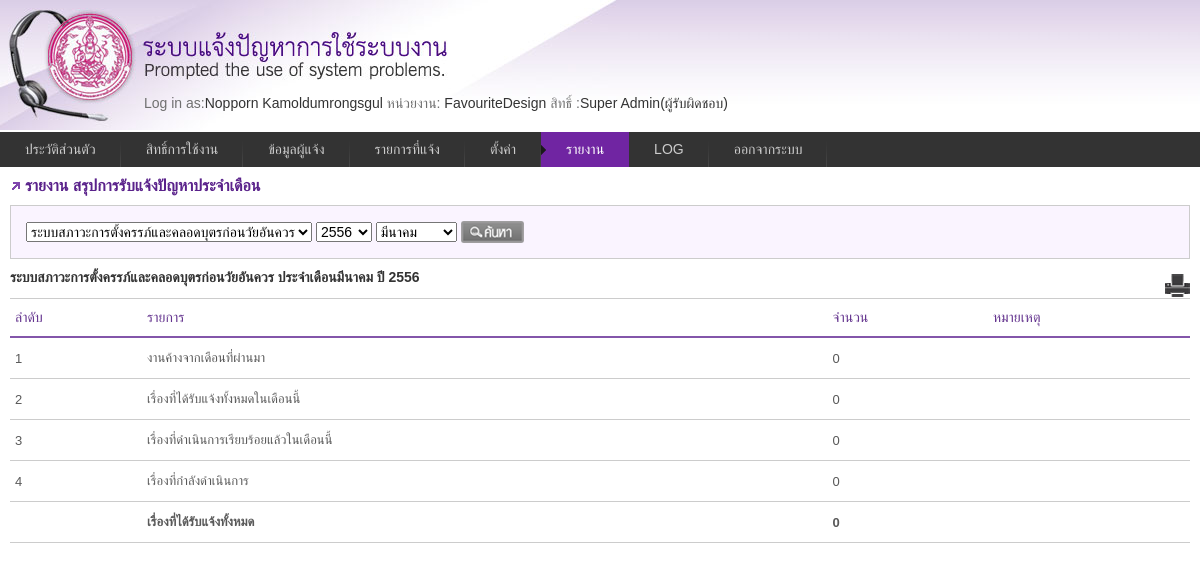
Screenshot of /report.php?act=list1 (signed in) with the database file from the repository.
### tables this page shows
CREATE TABLE `informent` (
  `ID` int(11) NOT NULL auto_increment,
  `Code` varchar(10) default NULL,
  `Name` varchar(50) default NULL,
  `lastname` varchar(50) default NULL,
  `usertypeid` int(11) default NULL,
  `UserGroupID` int(11) default NULL,
  `DepartmentID` int(11) default NULL,
  `DivisionID` int(11) default NULL,
  `GroupID` int(11) default NULL,
  `HumanType` int(11) default NULL,
  `IdCard` varchar(17) default NULL,
  `Tel` varchar(11) default NULL,
  `Email` varchar(255) default NULL,
  `Password` varchar(50) default NULL,
  `DateRegister` datetime default NULL,
  PRIMARY KEY  (`ID`)
);

CREATE TABLE `usergroup` (
  `ID` int(10) NOT NULL auto_increment,
  `Code` varchar(10) default NULL,
  `UserGroupName` varchar(50) default NULL,
  `UserDate` date default NULL,
  `CanAccessAll` char(10) default NULL,
  `level` char(1) default NULL,
  PRIMARY KEY  (`ID`)
);

CREATE TABLE `system` (
  `ID` int(10) NOT NULL auto_increment,
  `Code` varchar(10) default NULL,
  `SystemName` varchar(200) default NULL,
  `name_eng` varchar(255) default NULL,
  PRIMARY KEY  (`ID`)
);

### include/function.php (called while the page is built, shortened)
<?php
function GetData($tablename, $id)
{
    if($id!='' && $tablename !='')
    {
      $result = mysql_query("SELECT * FROM ".$tablename." WHERE ID=".$id) or die("Error".mysql_error());
      $row = mysql_fetch_array($result);
    }
    return @$row;
}
function GetUserType($id){
	 $type=array("","ผู้รับผิดชอบ","ผู้ประสานงาน ","เจ้าของระบบ","ผู้ใช้งาน");
	 return $type[$id];
}
  function GetMonthName($type,$no)
{
  if($type=='full')
  {
    $monthName = array('','มกราคม','กุมภาพันธ์','มีนาคม','เมษายน','พฤษภาคม','มิถุนายน','กรกฏาคม','สิงหาคม','กันยายน','ตุลาคม','พฤศจิกายน','ธันวาคม');
  }
  else
  {
    $monthName = array('','ม.ค.','ก.พ.','มี.ค.','เม.ย.','พ.ค.','มิ.ย.','ก.ค.','ส.ค.','ก.ย.','ต.ค.','พ.ย.','ธ.ค.');
  }
  return $monthName[$no];
}
function  Systemname($id)
{
	 $result=mysql_query("SELECT systemname FROM system WHERE id=".$id);
	 $item=mysql_fetch_assoc($result);
	 return $item['systemname'];
}
?>

### include/class_userlogin.php (called while the page is built, shortened)
<?php
class UserLogin{
 function GetPermission($pm_code)
 {
	$sql="select * from usergroup_permission where usergroupid=".$_SESSION["usergroupid"]." and code=".$pm_code;
	$result=mysql_query($sql)or die('Invalid query: ' . mysql_error());
	if($result){
		$item=mysql_fetch_assoc($result);
	}else{ $item="";}
	return $item;
 }
}
?>

### report/list1.php (the view, shortened to what this page needs)
<?php
			if($_GET['s_month']==""){
					$s_month=$_GET['s_month'];
			}else{
					$s_month=$_GET['s_month'];
			}
			if($_GET['s_year']==""){
					$s_year=$_GET['s_year'];
				}else{
					$s_year=$_GET['s_year'];
			}
			if($_GET['s_system']==""){
					$sysid=$_GET['s_system'];
				}else {
					$sysid=$_GET['s_system'];
			}
	?>
<h3>รายงาน สรุปการรับแจ้งปัญหาประจำเดือน</h3>
<div id="search">
	<span>
    <form method="GET" id="frmsearch" action="report.php?act=list1">
      <select name="s_system">
        <?php
            $sql="select b.systemname as system,b.id as id from user_systems  a";
			$sql.=" left join system b on a.systemid=b.id";
			$sql.=" where userid='".$_SESSION['id']."'";
			$result=mysql_query($sql);
            while($item=mysql_fetch_assoc($result)):
        ?>
        <option value="<?php echo $item['id'] ?>" <?php echo ($item['id']==@$_GET['s_system'])?"selected":"";?> ><?php echo $item['system']; ?></option>
        <? endwhile; ?>
      </select>
      <select name="s_year">
        <?php
            $result=mysql_query("select year(new_date) as yy  from request_lists  group by year(new_date) order by new_date desc");
            while($item=mysql_fetch_assoc($result)):
        ?>
         <option value="<?php echo $item['yy']; ?>" <?php echo ($item['yy']==@$_GET['s_year'])?"selected":"";?>><?php echo $item['yy']+543; ?></option>
         <?php endwhile; ?>
      </select>
      <select name="s_month">
        <?php for($i=1;$i<=12;$i++): ?>
        <option value="<?php echo $i; ?>" <?php echo ($i==@$_GET['s_month'])?"selected":"";?>><?php echo GetMonthName('full',$i) ?></option>
        <?php endfor; ?>
      </select>
      <input  name="submit" type="submit" value="search" class="btn_search" />
      </form>
  </span>
</div>
<form action="report/print1.php?chk_export=<?php echo $item_10['CanExport']?> " method="post" target="_blank" >
<div id="btnBox"><input type="submit" value="พิมพ์รายงาน"  class="btn_print"  /></div>
<div id="titleReport"><?php echo Systemname(@$sysid)." ประจำเดือน".GetMonthName('full',@$s_month)." ปี ".@$s_year_th=$s_year+543; ?></div>
<table class="tblist">
<tr>
  <th>ลำดับ</th>
  <th>รายการ</th>
  <th>จำนวน</th>
  <th>หมายเหตุ</th>
  </tr>
<tr>
  <td>1</td>
  <td>งานค้างจากเดือนที่ผ่านมา</td>
  <?php
   $m=$s_month-1;
  $sql1="select * from request_lists where systemid='".$sysid."' AND month(new_date)='$m' and status<>3";
  	$result=mysql_query($sql1);
	$num=mysql_num_rows($result);
  ?>
  <td><?php echo $num ?></td>
  <td>&nbsp;</td>
  </tr>
<tr>
  <td>2</td>
  <td>เรื่องที่ได้รับแจ้งทั้งหมดในเดือนนี้</td>
  <?php
   $sql2="SELECT * from request_lists where systemid='".$sysid."' AND month(new_date)=".$s_month." and year(new_date)='".$s_year."'";
  	$result=mysql_query($sql2);
	$num=mysql_num_rows($result);
  ?>
  <td><?php echo $num ?></td>
  <td>&nbsp;</td>
  </tr>
<tr>
  <td>3</td>
  <td>เรื่องที่ดำเนินการเรียบร้อยแล้วในเดือนนี้</td>
  <?php
  	$sql3="SELECT * from request_lists where systemid='".$sysid."' AND month(complete_date)='".$s_month."' and year(complete_date)='".$s_year."'";
	$result=mysql_query($sql3);
	$num=mysql_num_rows($result);
  ?>
  <td><?php echo $num ?></td>
  <td>&nbsp;</td>
</tr>
<tr>
  <td>4</td>
  <td>เรื่องที่กำลังดำเนินการ</td>
  <?php
  	$sql4="SELECT * from request_lists where systemid='".$sysid."' AND month(operation_date)='".$s_month."' and year(operation_date)='".$s_year."' and status=2";
	$result=mysql_query($sql4);
	$num=mysql_num_rows($result);
  ?>
  <td><?php echo $num ?></td>
  <td>&nbsp;</td>
</tr>
<tr>
  <td>&nbsp;</td>
  <td class="B">เรื่องที่ได้รับแจ้งทั้งหมด</td>
   <?php
	$result=mysql_query("SELECT * from request_lists where systemid='".$sysid."'");
	$num=mysql_num_rows($result);
  ?>
  <td class="B"><?php echo $num ?></td>
  <td>&nbsp;</td>
</tr>
</table>
</form>

### _menu.php (shortened to what this page needs)
<?
$currentUser = GetData("informent",$_SESSION['id']);
$group = GetData("usergroup",$_SESSION["usergroupid"]);
$agen=GetAgencie($_SESSION["id"]);
?>
<?
	$tmp = explode("/",$_SERVER['SCRIPT_NAME']);
		 $page_name = trim($tmp[count($tmp)-1]);
		$active_1_list = array('profile.php');
		$active_2_list = array('usergroup.php');
		$active_3_list = array('user.php');
		$active_4_list = array('request_list.php');
		$active_5_list = array('setting.php');
		$active_6_list = array('report.php');
		$active_7_list = array('logfile.php');
		if (in_array($page_name, $active_1_list))$m1_class = "current";	else	$m1_class = "";
		if (in_array($page_name, $active_2_list))$m2_class = "current";	else 	$m2_class = "";
		if (in_array($page_name, $active_3_list))$m3_class = "current";	else	$m3_class = "";
		if (in_array($page_name, $active_4_list))$m4_class = "current";	else	$m4_class = "";
		if (in_array($page_name, $active_5_list))$m5_class = "current";	else	$m5_class = "";
		if (in_array($page_name, $active_6_list))$m6_class = "current";	else	$m6_class = "";
		if (in_array($page_name, $active_7_list))$m7_class = "current";	else	$m7_class = "";
?>
<div id="head">
<div style="padding:95px 0 0 144px;">
<span class="gray">Log in as:</span><?php echo $currentUser['Name']." ".$currentUser['lastname'];?>
<span class="gray"> หน่วยงาน:</span>
<?php  if($_SESSION["usergroupid"]=="2"){
			$agen="FavouriteDesign";
		}
			echo $agen;
?>
<?php
$pm =new UserLogin();
    $item_1=$pm->GetPermission(1);
	$item_2=$pm->GetPermission(2);
	$item_3=$pm->GetPermission(3);
	$item_4=$pm->GetPermission(4);
	$item_5=$pm->GetPermission(5);
	$item_6=$pm->GetPermission(6);
	$item_7=$pm->GetPermission(7);
    $item_8=$pm->GetPermission(8);
	$item_10=$pm->GetPermission(10);
    $item_9=$pm->GetPermission(9);
	$item_11=$pm->GetPermission(11);
?>
<span class="gray"> สิทธิ์ :</span><?php echo $group['UserGroupName']; ?>(<?php echo GetUserType($_SESSION["usertype"]); ?>)</div>
</div>
<div class="menu">
		<ul>
			<li><a href="profile.php"  class="<?=$m1_class;?>">ประวัติส่วนตัว</a></li>
			<?php if($item_9['CanView']=="1"){ ?>
            <li><a href="usergroup.php"  class="<?=$m2_class;?>">สิทธิ์การใช้งาน</a></li>
			<?php } ?>
			<?php if($item_8['CanView']=="1"){ ?>
            <li><a href="user.php"  class="<?=$m3_class;?>">ข้อมูลผู้แจ้ง</a></li>
			<?php } ?>
			<li><a href="request_list.php" id="current"  class="<?=$m4_class;?>">รายการที่แจ้ง</a></li>
			 <?php
			 if($item_1['CanView']=="1" || $item_2['CanView']=="1" || $item_3['CanView']=="1" || $item_4['CanView']=="1" || $item_5['CanView']=="1" || $item_6['CanView']=="1" || $item_7['CanView']=="1"){ ?>
            <li><a href="#" class="<?=$m5_class;?>">ตั้งค่า</a>
          </li>
          <?php } ?>
		  	<?php if($item_10['CanView']=="1"){ ?>
            <li><a href="#" class="<?=$m6_class;?>">รายงาน</a>
            </li>
			<?php } ?>
			<?php
				if($item_11['CanView']=="1"){
				 ?>
            <li><a href="logfile.php" class="<?=$m7_class;?>">LOG</a></li>
			<?php } ?>
            <li><a href="#" onclick="ConfirmLogout();">ออกจากระบบ</a></li>
		</ul>
	</div>

### css/style.css (style rules this page uses)
html,body { font-family:Tahoma, Geneva, sans-serif; font-size:14px; color:#333; background:url(../images/bg_head.jpg) repeat-x; }
h3 { color:#5a228b; padding:0 0 0 15px; font-size:16px; font-weight:700; background:url(../images/bull.gif) no-repeat center left; margin-bottom:10px; }
#head { background:url(../images/head.jpg) no-repeat; height:132px; }
#btnBox { text-align:right;position:relative; float:right; }
#search { padding:15px; border:1px solid #CCC; margin-bottom:10px; background:#FAF4FF }
#titleReport { padding-bottom:10px; font-weight:700; }
.tblist { font-family: "Lucida Sans Unicode", "Lucida Grande", Sans-Serif; font-size: 13px; background: #fff; margin:0; width: 100%; border-collapse: collapse; text-align: left; }
.tblist th { font-size: 14px; font-weight: normal; color:#65358f; padding: 10px 5px; border-top: 1px solid #ccc; border-bottom: 2px solid #8356aa; border-left: 0px solid #ccc; border-right: 0px solid #ccc; }
.tblist td { color:#595959; padding: 5px; height:30px; border-top: 1px solid #ccc; border-bottom: 1px solid #ccc; border-left: 0px solid #ccc; border-right: 0px solid #ccc; }
.tblist td.B { font-weight:700; }

### css/other.css (style rules this page uses)
.gray { color:#707070 }
.btn_print { width:25px; height:24px; border: none; background: transparent url(../images/btn_print.gif) no-repeat center; overflow: hidden; text-indent: -999px; line-height: 0px; display: inline-block; color: #a63606; cursor: pointer; cursor: hand; margin-top:5px; }
.btn_search { width:63px; height:22px; border: none; background: transparent url(../images/btn_search.png) no-repeat center; overflow: hidden; text-indent: -999px; line-height: 0px; display:inline; color: #a63606; cursor: pointer; cursor: hand; }

### css/menu_style.css (style rules this page uses)
.menu { border:none; border:0px; margin:0px; padding:0px; font: 67.5% "Lucida Sans Unicode", "Bitstream Vera Sans", "Trebuchet Unicode MS", "Lucida Grande", Verdana, Helvetica, sans-serif; font-size:14px; font-weight:bold; }
.menu ul { background:#333; height:35px; list-style:none; margin:0; padding:0; }
.menu li { float:left; padding:0px; }
.menu li a { background:#333 url("../images/seperator.gif") bottom right no-repeat; color:#cccccc; display:block; font-weight:normal; line-height:35px; margin:0px; padding:0px 25px; text-align:center; text-decoration:none; }
.menu .current { background:#7025a2 url('../images/hover_sub.gif') center left no-repeat; border:0px; color:#FFF; text-decoration:none; }

### rows the page displays
informent: Name "Nopporn", lastname "Kamoldumrongsgul"
usergroup: UserGroupName "Super Admin"
system: SystemName "ระบบสภาวะการตั้งครรภ์และคลอดบุตรก่อนวัยอันควร"

### other values shown
$agen "FavouriteDesign"
GetUserType($_SESSION["usertype"]) "ผู้รับผิดชอบ"
GetMonthName('full',@$s_month) "มีนาคม"
$num "0"
form field s_system "ระบบสภาวะการตั้งครรภ์และคลอดบุตรก่อนวัยอันควร"
form field s_year "2556"
form field s_month "มีนาคม"
